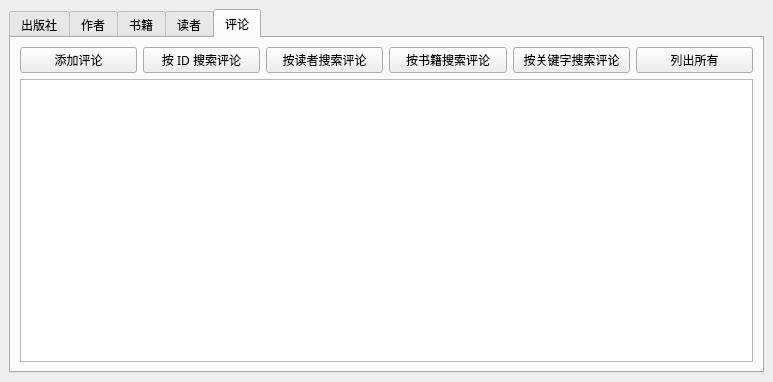
<?xml version="1.0" encoding="UTF-8"?>
<ui version="4.0">
 <class>mainwindow</class>
 <widget class="QMainWindow" name="mainwindow">
  <property name="geometry">
   <rect>
    <x>0</x>
    <y>0</y>
    <width>773</width>
    <height>382</height>
   </rect>
  </property>
  <property name="font">
   <font>
    <family>.SF UI Display Condensed</family>
    <weight>50</weight>
    <bold>false</bold>
   </font>
  </property>
  <property name="windowTitle">
   <string>书评系统</string>
  </property>
  <widget class="QWidget" name="central_widget">
   <layout class="QVBoxLayout" name="central_layout">
    <item>
     <widget class="QTabWidget" name="tab_widget">
      <property name="currentIndex">
       <number>4</number>
      </property>
      <widget class="QWidget" name="publisher_tab">
       <attribute name="title">
        <string>出版社</string>
       </attribute>
       <layout class="QVBoxLayout" name="publisher_layout">
        <item>
         <layout class="QHBoxLayout" name="publisher_input_layout">
          <item>
           <widget class="QPushButton" name="publisher_add_button">
            <property name="text">
             <string>添加出版社</string>
            </property>
           </widget>
          </item>
          <item>
           <widget class="QPushButton" name="publisher_search_id_button">
            <property name="text">
             <string>按 ID 搜索出版社</string>
            </property>
           </widget>
          </item>
          <item>
           <widget class="QPushButton" name="publisher_search_keyword_button">
            <property name="text">
             <string>按关键字搜索出版社</string>
            </property>
           </widget>
          </item>
          <item>
           <widget class="QPushButton" name="publisher_list_button">
            <property name="text">
             <string>列出所有</string>
            </property>
           </widget>
          </item>
         </layout>
        </item>
        <item>
         <widget class="QTableView" name="publisher_table"/>
        </item>
       </layout>
      </widget>
      <widget class="QWidget" name="author_tab">
       <attribute name="title">
        <string>作者</string>
       </attribute>
       <layout class="QVBoxLayout" name="author_layout">
        <item>
         <layout class="QHBoxLayout" name="author_input_layout">
          <item>
           <widget class="QPushButton" name="author_add_button">
            <property name="text">
             <string>添加作者</string>
            </property>
           </widget>
          </item>
          <item>
           <widget class="QPushButton" name="author_search_id_button">
            <property name="text">
             <string>按 ID 搜索作者</string>
            </property>
           </widget>
          </item>
          <item>
           <widget class="QPushButton" name="author_search_keyword_button">
            <property name="text">
             <string>按关键字搜索作者</string>
            </property>
           </widget>
          </item>
          <item>
           <widget class="QPushButton" name="author_search_books_button">
            <property name="text">
             <string>搜索作者书籍</string>
            </property>
           </widget>
          </item>
          <item>
           <widget class="QPushButton" name="author_list_button">
            <property name="text">
             <string>列出所有</string>
            </property>
           </widget>
          </item>
         </layout>
        </item>
        <item>
         <widget class="QTableView" name="author_table"/>
        </item>
       </layout>
      </widget>
      <widget class="QWidget" name="book_tab">
       <attribute name="title">
        <string>书籍</string>
       </attribute>
       <layout class="QVBoxLayout" name="book_layout">
        <item>
         <layout class="QHBoxLayout" name="book_input_layout">
          <item>
           <widget class="QPushButton" name="book_add_button">
            <property name="text">
             <string>添加书籍</string>
            </property>
           </widget>
          </item>
          <item>
           <widget class="QPushButton" name="book_search_id_button">
            <property name="text">
             <string>按 ID 搜索书籍</string>
            </property>
           </widget>
          </item>
          <item>
           <widget class="QPushButton" name="book_search_isbn_button">
            <property name="text">
             <string>按 ISBN 搜索书籍</string>
            </property>
           </widget>
          </item>
          <item>
           <widget class="QPushButton" name="book_search_keyword_button">
            <property name="text">
             <string>按关键字搜索书籍</string>
            </property>
           </widget>
          </item>
          <item>
           <widget class="QPushButton" name="book_list_button">
            <property name="text">
             <string>列出所有</string>
            </property>
           </widget>
          </item>
         </layout>
        </item>
        <item>
         <widget class="QTableView" name="book_table"/>
        </item>
       </layout>
      </widget>
      <widget class="QWidget" name="reader_tab">
       <attribute name="title">
        <string>读者</string>
       </attribute>
       <layout class="QVBoxLayout" name="reader_layout">
        <item>
         <layout class="QHBoxLayout" name="reader_input_layout">
          <item>
           <widget class="QPushButton" name="reader_add_button">
            <property name="text">
             <string>添加读者</string>
            </property>
           </widget>
          </item>
          <item>
           <widget class="QPushButton" name="reader_search_id_button">
            <property name="text">
             <string>按 ID 搜索读者</string>
            </property>
           </widget>
          </item>
          <item>
           <widget class="QPushButton" name="reader_search_keyword_button">
            <property name="text">
             <string>按关键字搜索读者</string>
            </property>
           </widget>
          </item>
          <item>
           <widget class="QPushButton" name="reader_list_button">
            <property name="text">
             <string>列出所有</string>
            </property>
           </widget>
          </item>
         </layout>
        </item>
        <item>
         <widget class="QTableView" name="reader_table"/>
        </item>
       </layout>
      </widget>
      <widget class="QWidget" name="comment_tab">
       <attribute name="title">
        <string>评论</string>
       </attribute>
       <layout class="QVBoxLayout" name="comment_layout">
        <item>
         <layout class="QHBoxLayout" name="comment_input_layout">
          <item>
           <widget class="QPushButton" name="comment_add_button">
            <property name="text">
             <string>添加评论</string>
            </property>
           </widget>
          </item>
          <item>
           <widget class="QPushButton" name="comment_search_id_button">
            <property name="text">
             <string>按 ID 搜索评论</string>
            </property>
           </widget>
          </item>
          <item>
           <widget class="QPushButton" name="comment_search_reader_button">
            <property name="text">
             <string>按读者搜索评论</string>
            </property>
           </widget>
          </item>
          <item>
           <widget class="QPushButton" name="comment_search_book_button">
            <property name="text">
             <string>按书籍搜索评论</string>
            </property>
           </widget>
          </item>
          <item>
           <widget class="QPushButton" name="comment_search_keyword_button">
            <property name="text">
             <string>按关键字搜索评论</string>
            </property>
           </widget>
          </item>
          <item>
           <widget class="QPushButton" name="comment_list_button">
            <property name="text">
             <string>列出所有</string>
            </property>
           </widget>
          </item>
         </layout>
        </item>
        <item>
         <widget class="QTableView" name="comment_table"/>
        </item>
       </layout>
      </widget>
     </widget>
    </item>
   </layout>
  </widget>
 </widget>
 <resources/>
 <connections/>
</ui>
